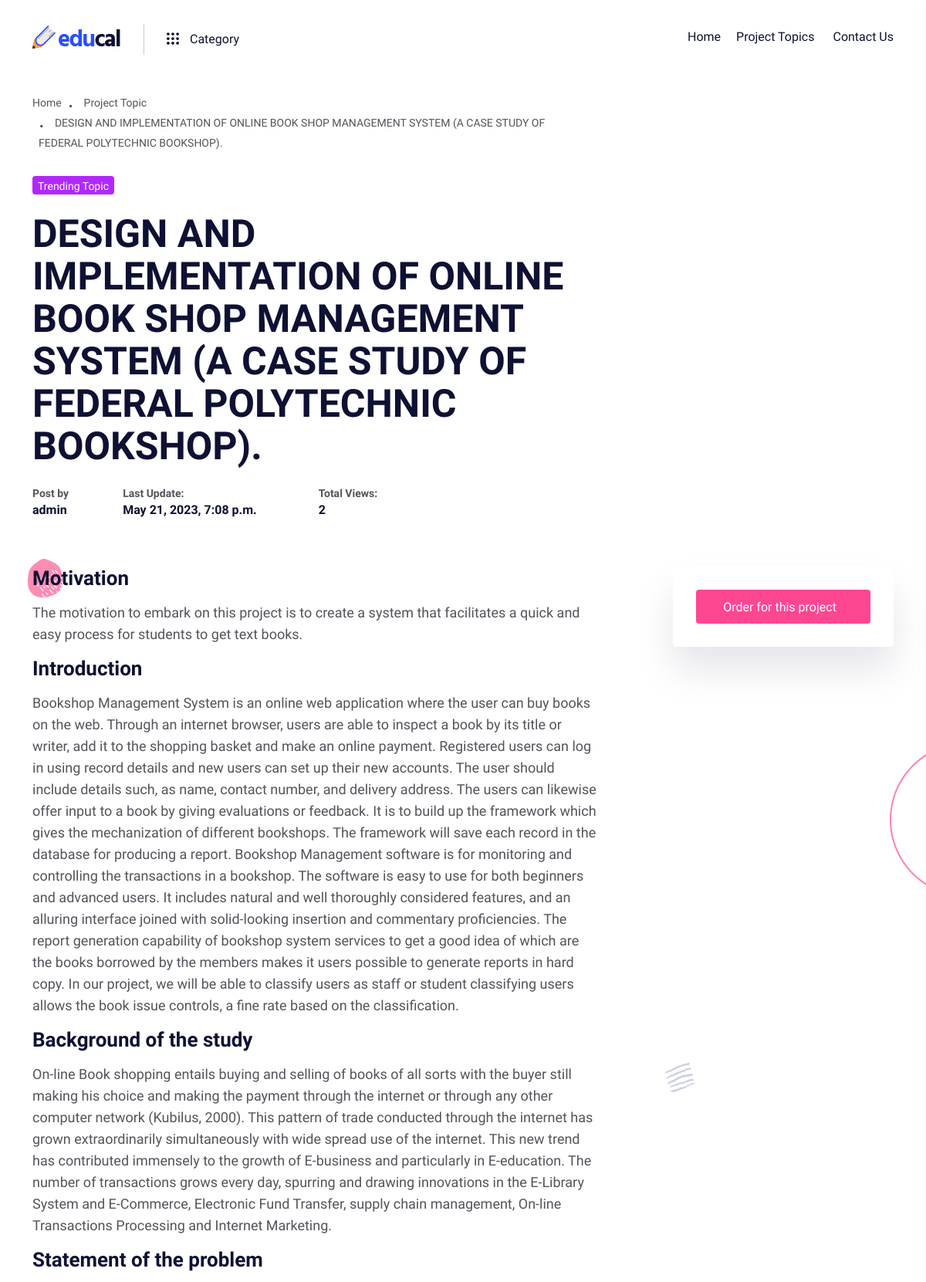
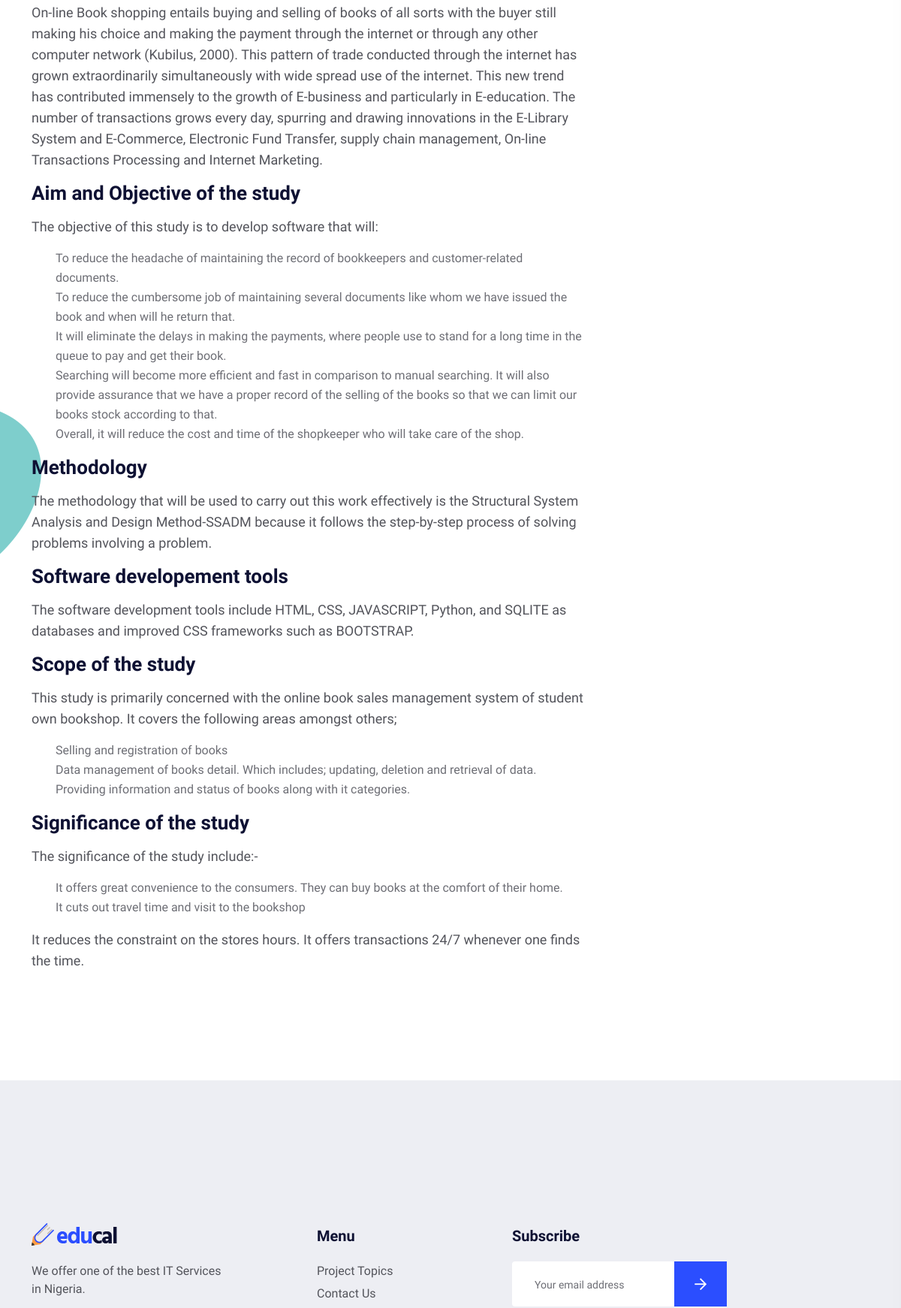
The page /design-and-implementation-of-online-book-shop-management-system-a-case-study-of-federal-polytechnic-bookshop/ (upper part) on the database its author committed (2 pictures, top to bottom).
### proposal/models.py (models this page shows, shortened)
class Proposal(models.Model):
    topic=models.CharField(max_length=2500, null=True)
    slug=models.SlugField(max_length=255, null=True)
    motivation=RichTextUploadingField(blank=True,null=True)
    introduction=RichTextUploadingField(blank=True,null=True)
    background_of_study=RichTextUploadingField(blank=True,null=True)
    statement_of_problem=RichTextUploadingField(blank=True,null=True)
    aim_and_objective_of_the_study=RichTextUploadingField(blank=True,null=True)
    methodology=RichTextUploadingField(blank=True,null=True)
    software_developement_tools=RichTextUploadingField(blank=True,null=True)
    scope_of_the_study=RichTextUploadingField(blank=True,null=True)
    significance_of_the_study=RichTextUploadingField(blank=True,null=True)
    project_topic_views=models.IntegerField(default=0)
    date_added= models.DateTimeField(auto_now_add=True)
    class Meta:
        ordering = ['-date_added']

### proposal/views.py (the view)
# urls.py: path('<str:slug>/', views.detail,name="details"),
def detail(request,slug):
    post=Proposal.objects.get(slug=slug)
    post.project_topic_views=post.project_topic_views+1
    post.save()
    context={'post':post}
    return render(request,'detail.html',context)

### proposal/templates/detail.html (shortened to what this page needs)
{% extends 'base.html' %}
{% block content %}
{% load static %}
         <section class="page__title-area pt-120">
            <div class="page__title-shape">
               <img class="page-title-shape-5 d-none d-sm-block" src="{% static 'assets/img/page-title/page-title-shape-1.png' %}" alt="">
               <img class="page-title-shape-6" src="{% static 'assets/img/page-title/page-title-shape-2.png' %}" alt="">
               <img class="page-title-shape-7" src="{% static 'assets/img/page-title/page-title-shape-4.png' %}" alt="">
               <img class="page-title-shape-8" src="{% static 'assets/img/page-title/page-title-shape-5.png' %}" alt="">
            </div>
            <div class="container">
               <div class="row">
                  <div class="col-xxl-9 col-xl-8">
                     <div class="page__title-content mb-25 pr-40">
                        <div class="page__title-breadcrumb">
                            <nav aria-label="breadcrumb">
                              <ol class="breadcrumb">
                                <li class="breadcrumb-item"><a href="{% url 'home' %}">Home</a></li>
                                <li class="breadcrumb-item"><a href="{% url 'topics' %}">Project Topic</a></li>
                                <li class="breadcrumb-item active" aria-current="page">{{post.topic}}</li>
                              </ol>
                            </nav>
                        </div>
                        <span class="page__title-pre purple-bg">Trending Topic</span>
                        <h5 class="page__title-3">{{post.topic}}</h5>
                     </div>
                     <div class="course__meta-2 d-sm-flex mb-30">
                        <div class="course__teacher-3 d-flex align-items-center mr-70 mb-30">
                           <div class="course__teacher-info-3">
                              <h5>Post by</h5>
                              <p><a href="#">admin</a></p>
                           </div>
                        </div>
                        <div class="course__update mr-80 mb-30">
                           <h5>Last Update:</h5>
                           <p>{{post.date_added}}</p>
                        </div>
                        <div class="course__update mb-30">
                           <h5>Total Views:</h5>
                           <p>{{post.project_topic_views}}</p>
                        </div>
                     </div>
                  </div>
               </div>
            </div>
         </section>
         <section class="event__area pb-110">
            <div class="container">
               <div class="row">
                  <div class="col-xxl-8 col-xl-8 col-lg-8">
                     <div class="events__wrapper">
                        <div class="events__details mb-35">
                           <h3>Motivation</h3>
                           <p>{{post.motivation | safe}}</p>
                           <h3>Introduction</h3>
                           <p>{{post.introduction| safe}}</p>
                           <h3>Background of the study</h3>
                           <p>{{post.background_of_study | safe}}</p>
                           <h3>Statement of the problem</h3>
                           <p>{{post.background_of_study | safe}}</p>
                           <h3>Aim and Objective of the study</h3>
                           <p>{{post.aim_and_objective_of_the_study | safe}}</p>
                           <h3>Methodology</h3>
                           <p>{{post.methodology | safe}}</p>
                           <h3>Software developement tools</h3>
                           <p>{{post.software_developement_tools | safe}}</p>
                           <h3>Scope of the study</h3>
                           <p>{{post.scope_of_the_study | safe}}</p>
                           <h3>Significance of the study</h3>
                           <p>{{post.significance_of_the_study | safe}}</p>
                        </div>
                    </div>
                </div>
                <div class="col-xxl-4 col-xl-4 col-lg-4">
                        <div class="events__sidebar pl-70">
                    <div class="events__sidebar-widget white-bg mb-20">
                        <div class="events__info">
                           <div class="events__join-btn">
                              <a href="tel:08167000077" class="e-btn e-btn-7 w-100">Order for this Project </a>
                           </div>
                        </div>
                     </div>
                </div>
                </div>
            </div>
        </div>
    </section>
{% endblock %}

### static/assets/css/default.css (style rules this page uses)
.mb-20 { margin-bottom:20px }
.mb-25 { margin-bottom:25px }
.mb-30 { margin-bottom:30px }
.mb-35 { margin-bottom:35px }
.mr-70 { margin-right:70px }
.mr-80 { margin-right:80px }
.pt-120 { padding-top:120px }
.pb-110 { padding-bottom:110px }
.pl-70 { padding-left:70px }
.pr-40 { padding-right:40px }

### rows shown on the page
Proposal: topic "DESIGN AND IMPLEMENTATION OF ONLINE BOOK SHOP MANAGEMENT SYSTEM (A CASE STUDY OF FEDERAL POLYTECHNIC BOOKSHOP).", date_added "May 21, 2023, 7:08 p.m.", project_topic_views "2", motivation "The motivation to embark on this project is to create a system that facilitates a quick and easy process for students to get text books.", introduction "Bookshop Management System is an online web application where the user can buy books on the web. Through an internet browser, users are able to inspect a book by its title or writer, add it to the shopping basket and make an online payment. Registered users can log in using record details and new users can set up their new accounts. The user should include details such, as name, contact number, and delivery address. The users can likewise offer input to a book by giving evaluations or feedback. It is to build up the framework which gives the mechanization of different bookshops. The framework will save each record in the database for producing a report. Bookshop Management software is for…", background_of_study "On-line Book shopping entails buying and selling of books of all sorts with the buyer still making his choice and making the payment through the internet or through any other computer network (Kubilus, 2000). This pattern of trade conducted through the internet has grown extraordinarily simultaneously with wide spread use of the internet. This new trend has contributed immensely to the growth of E-business and particularly in E-education. The number of transactions grows every day, spurring and drawing innovations in the E-Library System and E-Commerce, Electronic Fund Transfer, supply chain management, On-line Transactions Processing and Internet Marketing.", aim_and_objective_of_the_study "The objective of this study is to develop software that will: To reduce the headache of maintaining the record of bookkeepers and customer-related documents. To reduce the cumbersome job of maintaining several documents like whom we have issued the book and when will he return that. It will eliminate the delays in making the payments, where people use to stand for a long time in the queue to pay and get their book. Searching will become more efficient and fast in comparison to manual searching. It will also provide assurance that we have a proper record of the selling of the books so that we can limit our books stock according to that. Overall, it will reduce the cost and time of the…", methodology "The methodology that will be used to carry out this work effectively is the Structural System Analysis and Design Method-SSADM because it follows the step-by-step process of solving problems involving a problem.", software_developement_tools "The software development tools include HTML, CSS, JAVASCRIPT, Python, and SQLITE as databases and improved CSS frameworks such as BOOTSTRAP.", scope_of_the_study "This study is primarily concerned with the online book sales management system of student own bookshop. It covers the following areas amongst others; Selling and registration of books Data management of books detail. Which includes; updating, deletion and retrieval of data. Providing information and status of books along with it categories.", significance_of_the_study "The significance of the study include:- It offers great convenience to the consumers. They can buy books at the comfort of their home. It cuts out travel time and visit to the bookshop It reduces the constraint on the stores hours. It offers transactions 24/7 whenever one finds the time."
